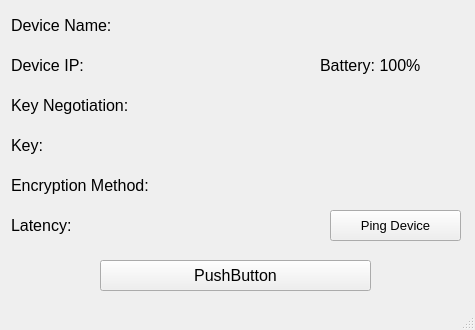
<?xml version="1.0" encoding="UTF-8"?>
<ui version="4.0">
 <class>MainWindow</class>
 <widget class="QMainWindow" name="MainWindow">
  <property name="geometry">
   <rect>
    <x>0</x>
    <y>0</y>
    <width>475</width>
    <height>330</height>
   </rect>
  </property>
  <property name="windowTitle">
   <string>MainWindow</string>
  </property>
  <widget class="QWidget" name="centralwidget">
   <property name="maximumSize">
    <size>
     <width>601</width>
     <height>16777215</height>
    </size>
   </property>
   <widget class="QLabel" name="nameLabel">
    <property name="geometry">
     <rect>
      <x>11</x>
      <y>10</y>
      <width>341</width>
      <height>31</height>
     </rect>
    </property>
    <property name="font">
     <font>
      <pointsize>12</pointsize>
     </font>
    </property>
    <property name="text">
     <string>Device Name:</string>
    </property>
   </widget>
   <widget class="QLabel" name="ipLabel">
    <property name="geometry">
     <rect>
      <x>11</x>
      <y>50</y>
      <width>451</width>
      <height>31</height>
     </rect>
    </property>
    <property name="font">
     <font>
      <pointsize>12</pointsize>
     </font>
    </property>
    <property name="text">
     <string>Device IP:</string>
    </property>
   </widget>
   <widget class="QLabel" name="keyNegotiationLabel">
    <property name="geometry">
     <rect>
      <x>11</x>
      <y>90</y>
      <width>451</width>
      <height>31</height>
     </rect>
    </property>
    <property name="font">
     <font>
      <pointsize>12</pointsize>
     </font>
    </property>
    <property name="text">
     <string>Key Negotiation:</string>
    </property>
   </widget>
   <widget class="QLabel" name="ActualKeyLabel">
    <property name="geometry">
     <rect>
      <x>11</x>
      <y>130</y>
      <width>451</width>
      <height>31</height>
     </rect>
    </property>
    <property name="font">
     <font>
      <pointsize>12</pointsize>
     </font>
    </property>
    <property name="text">
     <string>Key:</string>
    </property>
   </widget>
   <widget class="QLabel" name="dateLabel">
    <property name="geometry">
     <rect>
      <x>11</x>
      <y>170</y>
      <width>451</width>
      <height>31</height>
     </rect>
    </property>
    <property name="font">
     <font>
      <pointsize>12</pointsize>
     </font>
    </property>
    <property name="text">
     <string>Encryption Method:</string>
    </property>
   </widget>
   <widget class="QLabel" name="latencyLabel">
    <property name="geometry">
     <rect>
      <x>11</x>
      <y>210</y>
      <width>311</width>
      <height>31</height>
     </rect>
    </property>
    <property name="font">
     <font>
      <pointsize>12</pointsize>
     </font>
    </property>
    <property name="text">
     <string>Latency:</string>
    </property>
   </widget>
   <widget class="QPushButton" name="closeWindowButton">
    <property name="geometry">
     <rect>
      <x>100</x>
      <y>260</y>
      <width>271</width>
      <height>31</height>
     </rect>
    </property>
    <property name="font">
     <font>
      <pointsize>12</pointsize>
     </font>
    </property>
    <property name="text">
     <string>PushButton</string>
    </property>
   </widget>
   <widget class="QPushButton" name="pingButton">
    <property name="geometry">
     <rect>
      <x>330</x>
      <y>210</y>
      <width>131</width>
      <height>31</height>
     </rect>
    </property>
    <property name="font">
     <font>
      <pointsize>10</pointsize>
     </font>
    </property>
    <property name="text">
     <string>Ping Device</string>
    </property>
   </widget>
   <widget class="QLabel" name="batteryLabel">
    <property name="geometry">
     <rect>
      <x>320</x>
      <y>50</y>
      <width>141</width>
      <height>31</height>
     </rect>
    </property>
    <property name="font">
     <font>
      <pointsize>12</pointsize>
     </font>
    </property>
    <property name="text">
     <string>Battery: 100%</string>
    </property>
   </widget>
  </widget>
  <widget class="QStatusBar" name="statusbar"/>
 </widget>
 <resources/>
 <connections/>
</ui>
